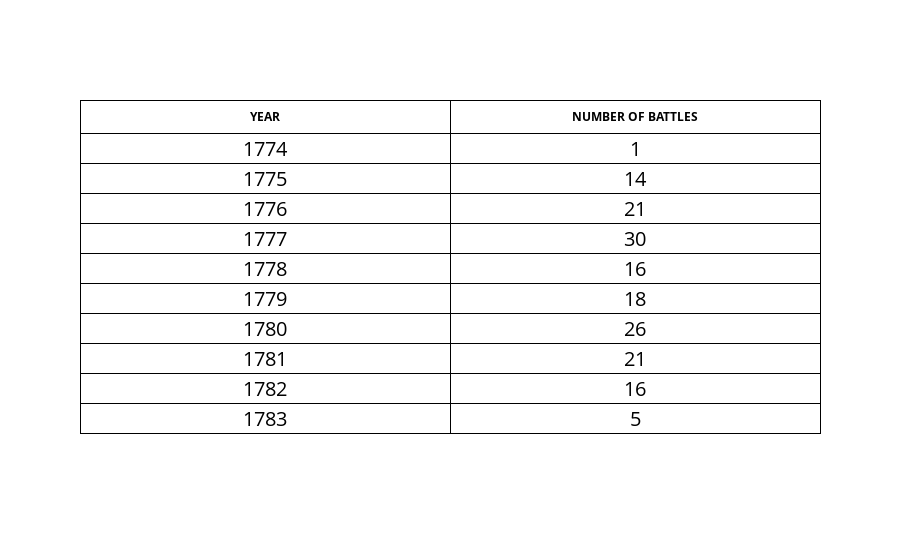

Notebook cell for this chart:
### Markdown cell above
## The Progression of the War
While the map above makes it easy to see where and when various battles were fought during The American Revolution, sometimes it's easier to learn things from graphs and numbers. In the table below, we've used the same table as we used to create the map, however this time we've counted how many battles took place each year. Summarizing the table in this way allows us to quickly see which years in the war had the most battles.

### Code cell
import colorlover as cl
results=revolution_data.groupby(['Year']).size().reset_index(name='Count').sort_values(by=['Count'])
results= results[results['Year']!=" "].reset_index(drop=True)
results["Colour"]=['rgb(255,255,255)'] + cl.scales['9']['seq']['Blues'] 
results=results.sort_values(by=['Year'])
#results = results.rename(columns={"Count":"Battles Fought"})
trace0 = go.Table(
  type = 'table',
  header = dict(
    values = [ "<b>YEAR</b>","<b>NUMBER OF BATTLES</b>",],
    line = dict(color = 'black'),
    fill = dict(color = 'white'),
    align = ['center'],
    font = dict(color = 'black', size = 12)
  ),
  cells = dict(
    values = [results.Year, results.Count],
    line = dict(color = 'rgb(0,0,0)'),
    fill = dict(color = 'rgb(255,255,255)'),
    align = 'center',
    height = 30,
    font = dict(color = 'rgb(0,0,0)', size = 20)
    ))

data = [trace0]

iplot(data)

### Figure 1 — Plotly figure (JSON) as saved in the notebook; plotly's stock layout.template omitted (floating-point values rounded to 4 significant figures)
{"data": [{"cells": {"align": "center", "fill": {"color": "rgb(255,255,255)"}, "font": {"color": "rgb(0,0,0)", "size": 20}, "height": 30, "line": {"color": "rgb(0,0,0)"}, "values": [["1774", "1775", "1776", "1777", "1778", "1779", "1780", "1781", "1782", "1783"], [1, 14, 21, 30, 16, 18, 26, 21, 16, 5]]}, "header": {"align": ["center"], "fill": {"color": "white"}, "font": {"color": "black", "size": 12}, "line": {"color": "black"}, "values": ["<b>YEAR</b>", "<b>NUMBER OF BATTLES</b>"]}, "type": "table"}], "layout": {}}
